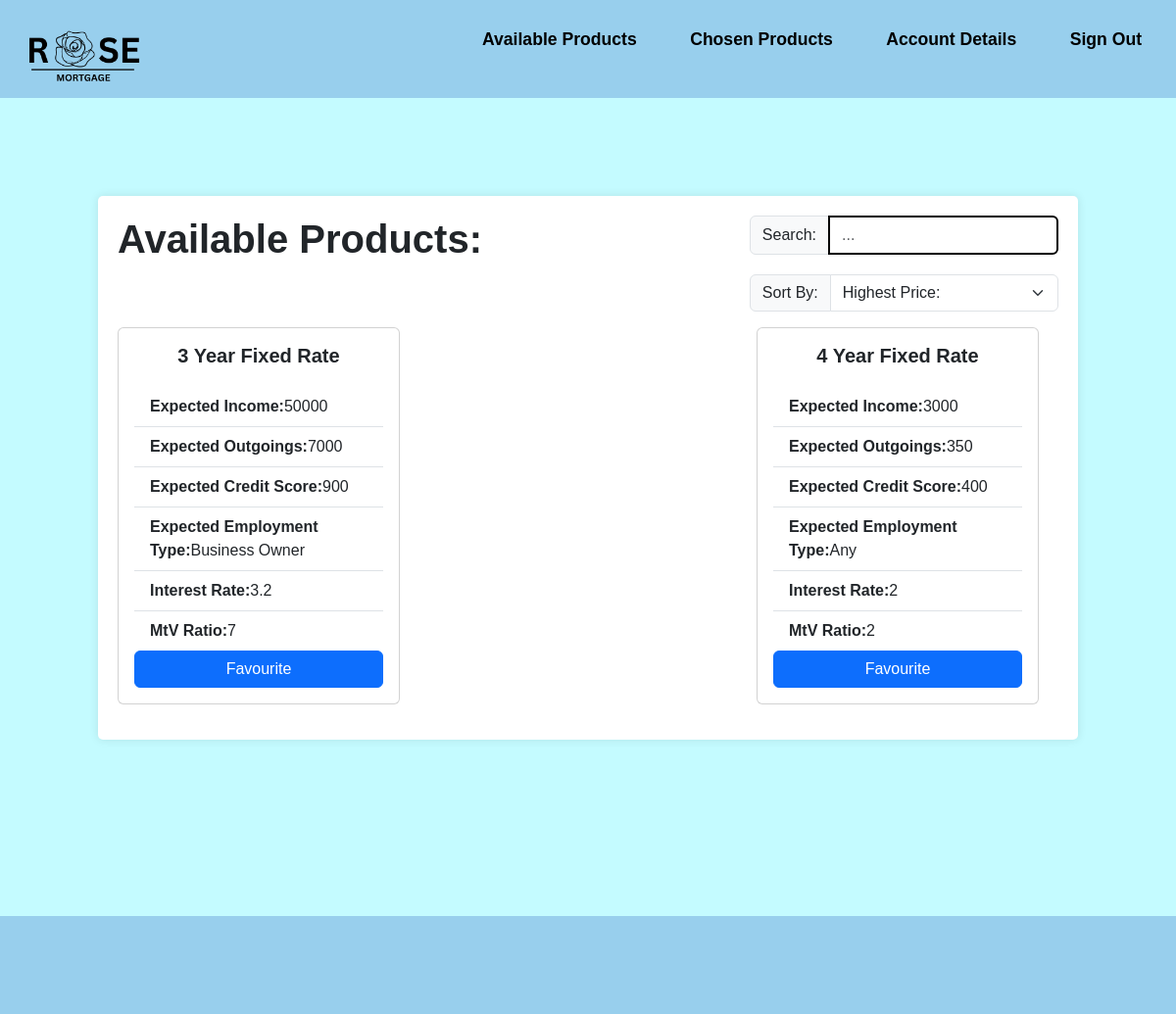
Screenshot of /MemberViewProducts.php with the database file from the repository.
### tables this page shows
CREATE TABLE "Quote" (
	"Quote_ID"	INTEGER NOT NULL,
	"Product_ID"	INTEGER NOT NULL,
	"RegisteredUser_ID"	INTEGER NOT NULL,
	"monthly_repayments"	INTEGER NOT NULL,
	"product_starred"	INTEGER NOT NULL,
	PRIMARY KEY("Quote_ID" AUTOINCREMENT),
	FOREIGN KEY("RegisteredUser_ID") REFERENCES "RegisteredUser"("RegisteredUser_ID"),
	FOREIGN KEY("Product_ID") REFERENCES "Product"("Product_ID"),
	FOREIGN KEY("Quote_ID") REFERENCES "Quote"("Quote_ID")
);

CREATE TABLE "Product" (
	"Product_ID"	INTEGER NOT NULL,
	"Broker_ID"	INTEGER NOT NULL,
	"name"	TEXT NOT NULL,
	"expected_income"	INTEGER NOT NULL,
	"expected_outgoings"	INTEGER NOT NULL,
	"expected_credit_score"	INTEGER NOT NULL,
	"expected_employment_type"	TEXT NOT NULL,
	"interest_rate"	REAL NOT NULL,
	"mtv_ratio"	REAL NOT NULL,
	"aDraft"	INTEGER,
	PRIMARY KEY("Product_ID" AUTOINCREMENT),
	FOREIGN KEY("Broker_ID") REFERENCES "Broker"("Broker_ID")
);

### MemberViewProducts.php (the view, shortened to what this page needs)
<?php
require_once 'connection.php';
$sql = "SELECT *
        FROM Quote
        INNER JOIN RegisteredUser ON (Quote.RegisteredUser_ID = RegisteredUser.RegisteredUser_ID)
        INNER JOIN Product ON (Quote.Product_ID = Product.Product_ID)
        INNER JOIN financialdetails ON (financialdetails.RegisteredUser_ID = RegisteredUser.RegisteredUser_ID)";
$statement = $db->query($sql);
?>
<!DOCTYPE html>
<html lang="en">
<head>
  <link rel="stylesheet" href="https://cdn.jsdelivr.net/npm/bootstrap@5.3.2/dist/css/bootstrap.min.css">
  <link rel="stylesheet" href="style.css">
</head>
<body>
<header class="flex-container">
<a href="MemberViewProducts.php"> <img src="Assets/logo.png" alt="Rose Mortgage"> </a>
    <div>
        <ul class="nav-links">
            <li><a href="MemberViewProducts.php">Available Products</a></li>
            <li><a href="MemberChosenProducts.php">Chosen Products</a></li>
            <li><a href="MemberAccountDetails.php">Account Details</a></li>
            <li><a href="home.php">Sign Out</a></li>
        </ul>
    </div>
</header>
<div class="largecontainer">
    <div class="flex-container">
        <div><h1><b>Available Products:</b></h1></div>
        <div>
            <div class="input-group flex-nowrap">
                <span class="input-group-text" id="addon-wrapping">Search:</span>
                <input type="text" class="form-control" placeholder="..." aria-label="Username" aria-describedby="addon-wrapping">
            </div>
            <div class="input-group mb-3">
                <label class="input-group-text" for="inputGroupSelect01">Sort By:</label>
                <select class="form-select" id="inputGroupSelect01">
                    <option selected>Highest Price:</option>
                </select>
            </div>
        </div>
    </div>
    <div class="flex-table">
        <?php
        while ($row = $statement->fetch(PDO::FETCH_ASSOC)) {
        ?>
        <div class="card" style="width: 18rem;">
            <div class="card-body">
                <h5 class="card-title"><b><?php echo $row["name"]; ?></b></h5>
                <ul class="list-group list-group-flush">
                    <li class="list-group-item"><b>Expected Income:</b><?php echo $row["expected_income"]; ?></li>
                    <li class="list-group-item"><b>Expected Outgoings:</b><?php echo $row["expected_outgoings"]; ?></li>
                    <li class="list-group-item"><b>Expected Credit Score:</b><?php echo $row["expected_credit_score"]; ?></li>
                    <li class="list-group-item"><b>Expected Employment Type:</b><?php echo $row["expected_employment_type"]; ?></li>
                    <li class="list-group-item"><b>Interest Rate:</b><?php echo $row["interest_rate"]; ?></li>
                    <li class="list-group-item"><b>MtV Ratio:</b><?php echo $row["mtv_ratio"]; ?></li>
                </ul>
                <a href="#" class="btn btn-primary">Favourite</a>
            </div>
        </div>
        <?php
        }
        ?>
    </div>
</div>
<footer>
</footer>
</body>
</html>

### style.css (style rules this page uses)
* { margin: 0; padding: 0; text-decoration: none; font-family: Arial, Helvetica, sans-serif; box-sizing: border-box; list-style: none; }
a { color: #000; text-decoration: none; }
header { background-color: #98CFED; padding: 10px; color: black; height: 100px; width: 100%; top: 0; display: flex; justify-content: flex-start; align-items: center; z-index: 1000; }
.nav-links li { display: inline-block; position: relative; margin: 0 25px; }
.nav-links li a { font-weight: bold; font-size: 1.1rem; text-decoration: none; color: black; }
.nav-links li::after { content: ''; width: 0%; height: 2px; background: #000; display: block; margin: auto; position: absolute; top: 100%; left: 50%; transform: translate(-50%); transition: 0.7s; }
header img { width: 150px; height: auto; }
body { background-color: #c4fbff; display: flex; flex-direction: column; min-height: 100vh; }
.card { height: 100%; display: flex; justify-content: center; align-items: center; }
.card-body { height: 100%; display: flex; flex-direction: column; }
.card-title { margin-bottom: 20px; text-align: center; }
ul { flex: 1; margin-bottom: 20px; }
ul li { list-style-type: disc; }
.form-control { border: 2px solid black; }
.largecontainer { width: 1000px; margin: 100px auto 80px; padding: 20px; background-color: #fff; border-radius: 5px; box-shadow: 0 0 10px rgba(0, 0, 0, 0.1); }
.flex-container { display: flex; flex-direction: row; justify-content:space-between; }
.flex-table { display:flex; flex-direction: row; flex-wrap: wrap; align-content: flex-start; justify-content: space-between; margin-right: 20px; margin-bottom: 1em; }
label { display: block; font-weight: bold; }
.input-group { margin-bottom: 20px; }
footer { background-color: #98CFED; padding: 10px; color: black; height: 100px; width: 100%; bottom: 0; z-index: 1000; margin-top: 100px; }

### rows the page displays
quote: Product_ID.name "3 Year Fixed Rate", Product_ID.expected_income "50000", Product_ID.expected_outgoings "7000", Product_ID.expected_credit_score "900", Product_ID.expected_employment_type "Business Owner", Product_ID.interest_rate "3.2", Product_ID.mtv_ratio "7"
quote: Product_ID.name "4 Year Fixed Rate", Product_ID.expected_income "3000", Product_ID.expected_outgoings "350", Product_ID.expected_credit_score "400", Product_ID.expected_employment_type "Any", Product_ID.interest_rate "2", Product_ID.mtv_ratio "2"
